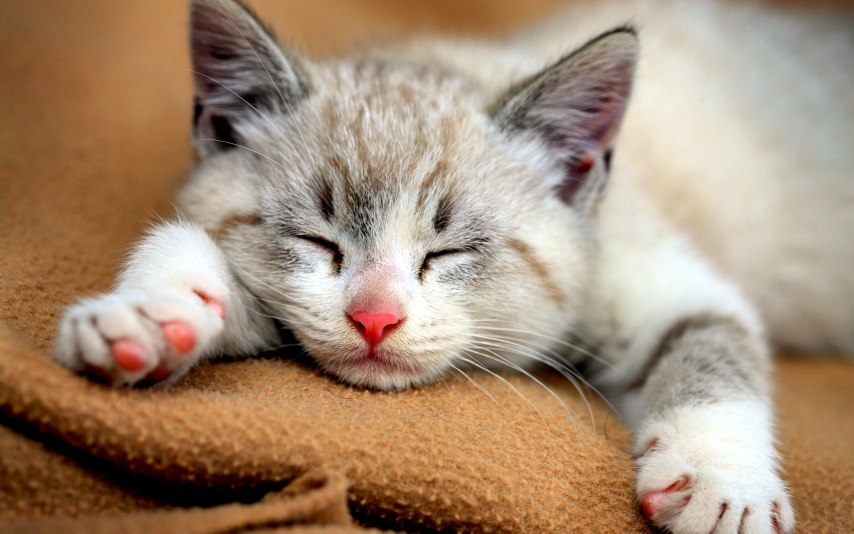
#> input picture images/cat/1.jpg, 2560 x 1600 px, found by its file name (shown at 1/3 size); its folder holds only this picture in this run
$ jupyter execute --allow-errors 'cat dog Image Classification  with deployment.ipynb'   (shell and % lines are left out)
#> lines starting #> are read from the running program, lines starting #| are printed output that depends on the picture
[cell 1]
#Gathering Data manually from google

[cell 2]
from google.colab import drive
#> (the rest of this cell did not finish here and is left out)

[cell 3]
#path to directory with images-- /content/drive/MyDrive/Python and DS/Minor Project/images

[cell 4]
#preprocessing data

import os
import matplotlib.pyplot as plt
import numpy as np
from skimage.io import imread
from skimage.transform import resize

target = []
images = []
flat_data = []

DATADIR = "/content/drive/MyDrive/Python and DS/Minor Project/images"
CATEGORIES = ["cat","dog"]
for category in CATEGORIES:
  class_num = CATEGORIES.index(category)
  path = os.path.join(DATADIR,category)
  for img in os.listdir(path):
    img_array = imread(os.path.join(path,img))
#> img_array is the input picture: shape (1600, 2560, 3); mean R, G, B 165.7, 141.1, 117.5
    #plt.imshow(img_array)
    img_resized = resize(img_array,(150,150,3))
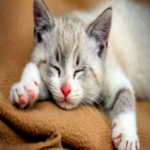
#> img_resized: shape (150, 150, 3) float64; mean R, G, B 0.65, 0.553, 0.461
    flat_data.append(img_resized.flatten())
    target.append(class_num)
#> pass 2 of the loop `for category in CATEGORIES:`:
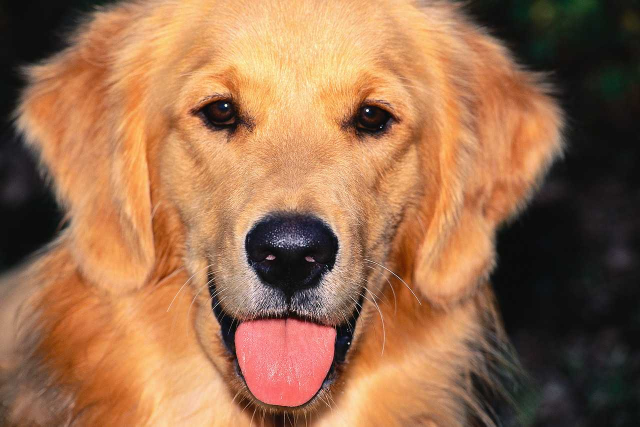
#> input picture images/dog/1.jpg, 1280 x 853 px, found by its file name (shown at 1/2 size)
#> img_array is the input picture: shape (853, 1280, 3); mean R, G, B 154.5, 109.3, 77
#> `img_resized = resize(img_array,(150,150,3))`:
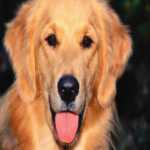
#> img_resized: shape (150, 150, 3) float64; mean R, G, B 0.606, 0.429, 0.302

flat_data = np.array(flat_data)
target = np.array(target)
images = np.array(images)
